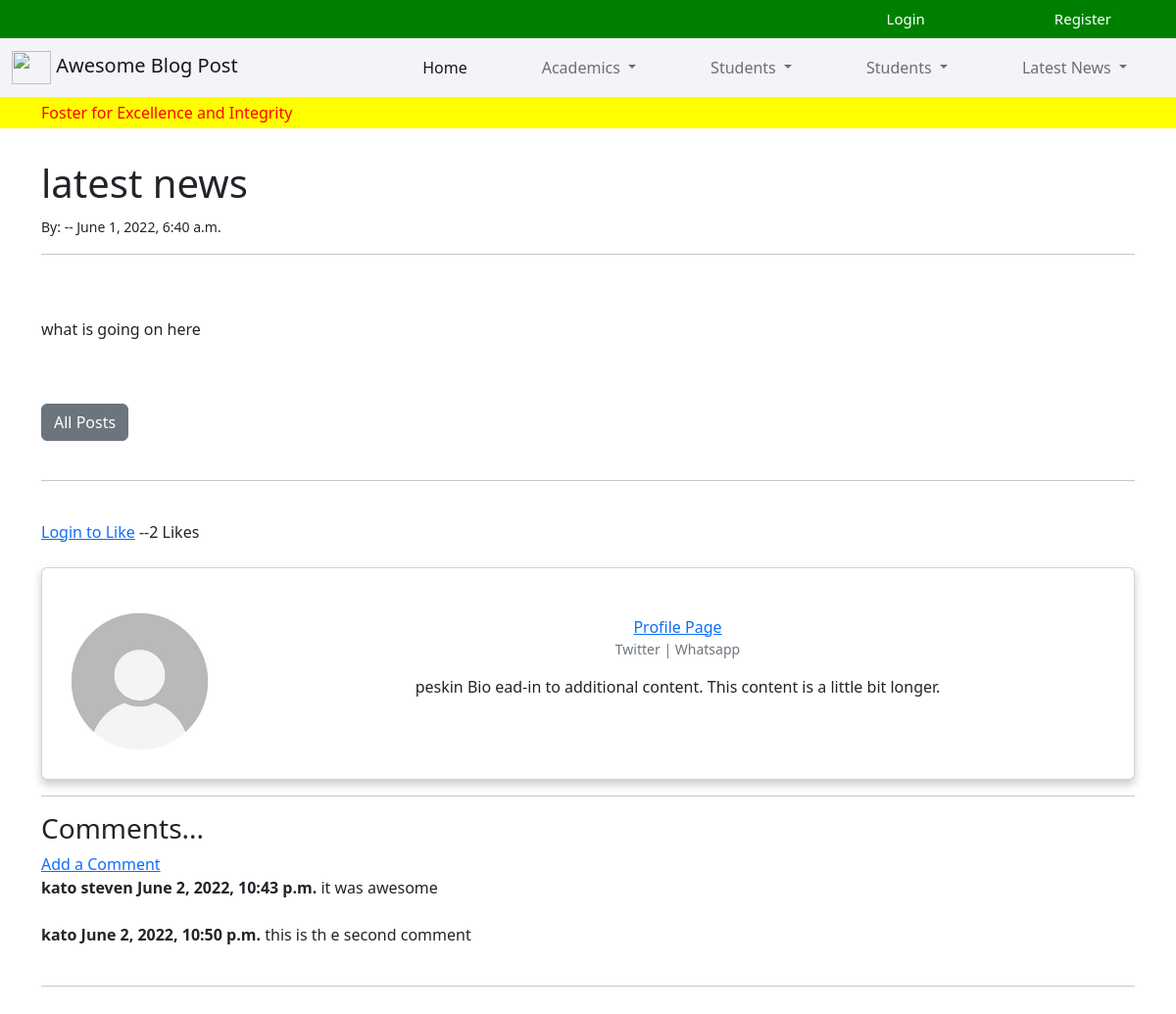
Page /article/31 on the earlier database version.
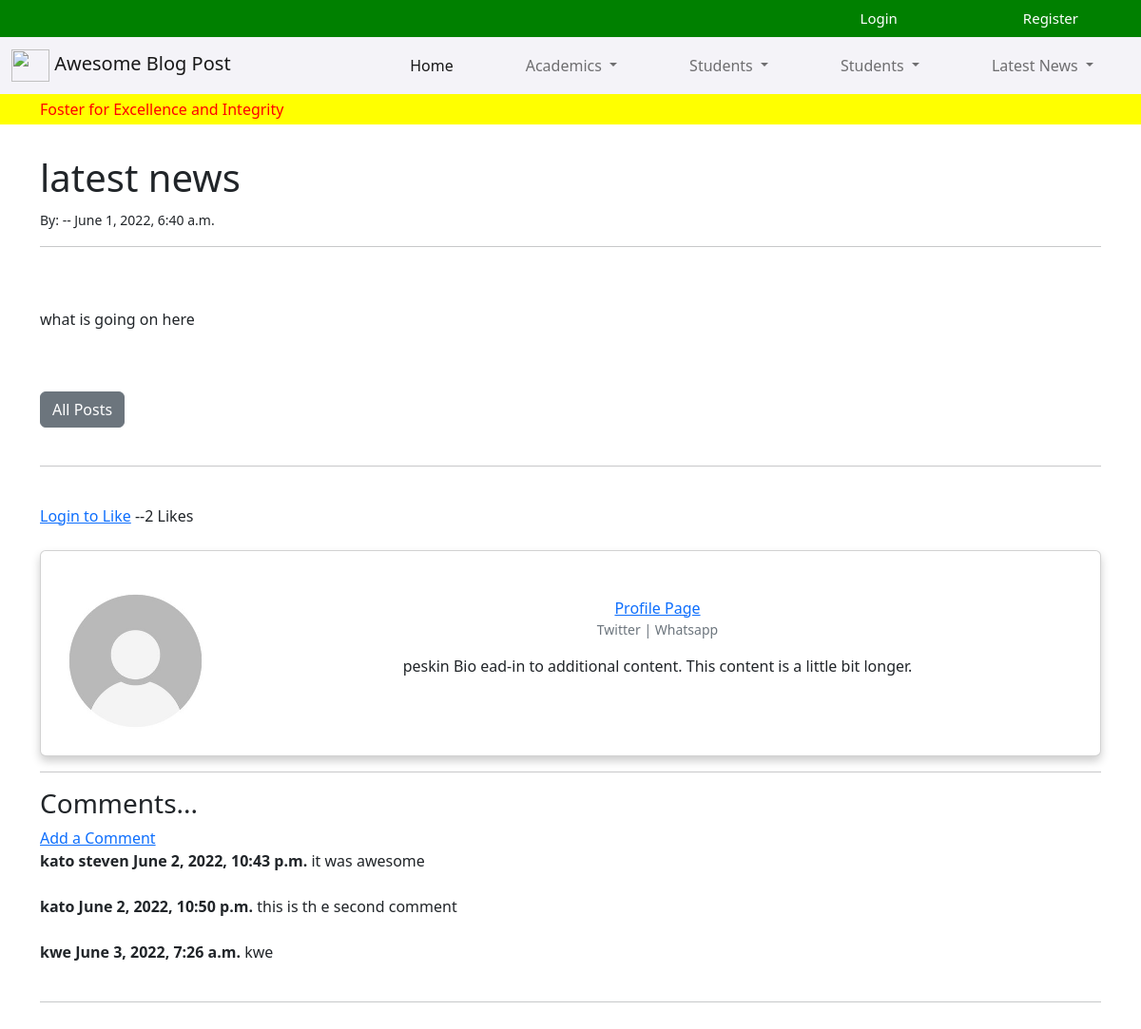
Same page on the later database version.
### theblog/models.py (models this page shows, shortened)
class Comment(models.Model):
    post = models.ForeignKey(Post,related_name='comments', on_delete=models.CASCADE)
    name = models.CharField(max_length=500)
    body = models.TextField(blank=True, null=True)
    date_added = models.DateTimeField(auto_now_add=True)

### theblog/views.py (the view)
# urls.py: path('article/<int:pk>', ArticlaDetailView.as_view(), name="article_details"),
class ArticlaDetailView(DetailView):
    model = Post
    template_name = 'article_details.html'
    def get_context_data(self, *args, **kwargs):
        cat_menu = Category.objects.all()
        context = super(ArticlaDetailView,self).get_context_data(*args, **kwargs)
        stuff = get_object_or_404(Post, id=self.kwargs['pk'])
        total_likes = stuff.total_likes() #check in modal.py for total likes fxn
        liked = False
        if stuff.likes.filter(id=self.request.user.id).exists():
            liked = True
        context["cat_menu"] = cat_menu
        context["total_likes"] = total_likes
        context["liked"] = liked
        return context

### theblog/models.py (called while the page is built)
    def total_likes(self):
        return self.likes.count()

### theblog/templates/article_details.html (shortened to what this page needs)
{% extends 'base.html' %}
{% block content %}
{% load static %}
<h1>{{post.title}}</h1>
<small>By: {{post.author.first_name}} {{post.author.last_name}} -- {{post.created_at}}
</small>
<br>
<hr>
<br><br>
{{post.body|safe}}
<br><br>
<a href="{%url 'home'%}" class="btn btn-secondary">All Posts</a>
<br>
<br>
<hr>
<br>
<form action="{% url 'like_post' post.pk %}" method="POST">
{% if user.is_authenticated %}
    {% if liked %}
        <button type="submit", name="post_id",  value="{{ post.id }}",
        class="btn btn-danger btn-sm">Unlike</button>
    {% else %}
        <button type="submit", name="post_id",  value="{{ post.id }}",
        class="btn btn-primary btn-sm">Like</button>
    {% endif %}
{% else %}
    <a class="btn-secondary" href="{% url 'login' %}">Login to Like</a>
    {% endif %}
 --{{ total_likes }} Likes
</form>
<br>
  <div class="card mb-3">
    <div class="row g-0">
      <div class="col-md-2">
{% if post.author.profile.profile_pic %}
        <img src="{{post.author.profile.profile_pic.url}}" class="img-fluid rounded-start" alt=".d.." >
{% else %}
        <img src="{% static 'images/profile.jpeg' %}" class="img-fluid rounded-start" alt=".d.." >
{% endif %}
      </div>
      <div class="col-md-10">
        <div class="card-body">
            <a href="{% url 'user_profile' post.author.profile.id %}">Profile Page</a>
            <p  class="small text-muted">
                Twitter | Whatsapp</p>
          <p class="card-text">{{post.author.profile.bio}}   ead-in to additional content. This content is a little bit longer. </p>
        </div>
      </div>
    </div>
  </div>
  <hr>
<h3>Comments...</h3>
{% if not post.comments.all %}
No coments Yet, Add one <a href="{% url 'add_comment' post.pk %}">Add a Comment</a>
{% else %}
<a href="{% url 'add_comment' post.pk %}">Add a Comment</a>
<br>
{% for comment in post.comments.all %}
    <strong>{{comment.name}}</strong>
    <strong>{{comment.date_added}}</strong>
    {{comment.body}}
  <br><br>
{% endfor %}
<hr>
{% endif %}
<br><br>
<br><br>
{% endblock %}

Differences in the rows shown:
added Comment: name "kwe", date_added "June 3, 2022, 7:26 a.m.", body "kwe"
